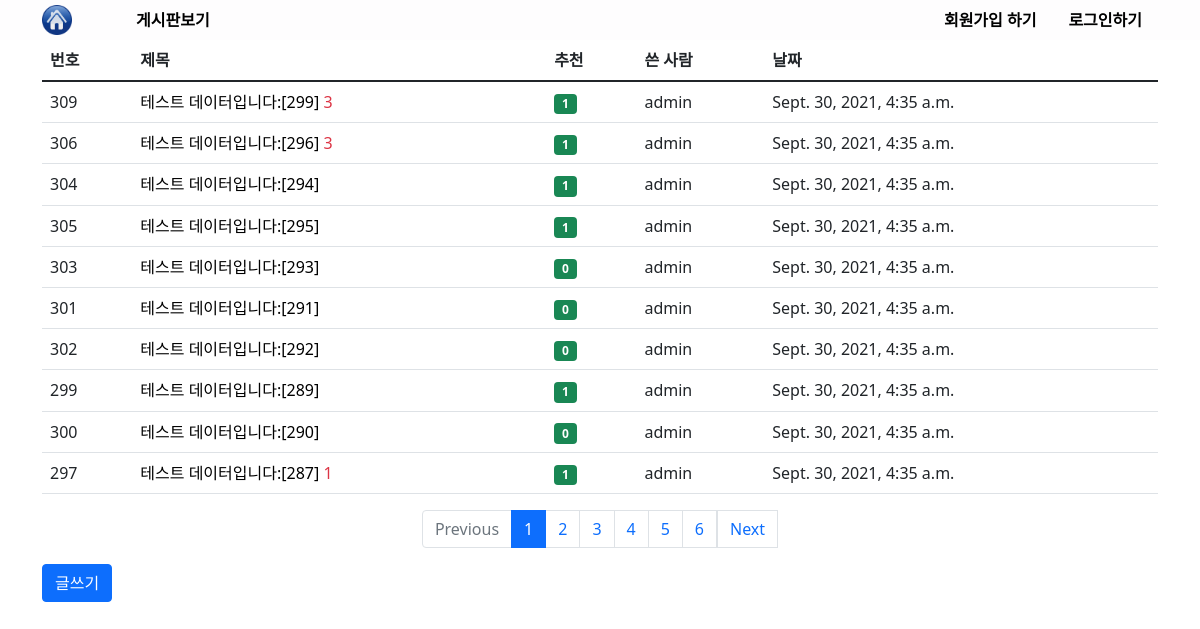
The page /board/ on the database as committed earlier.
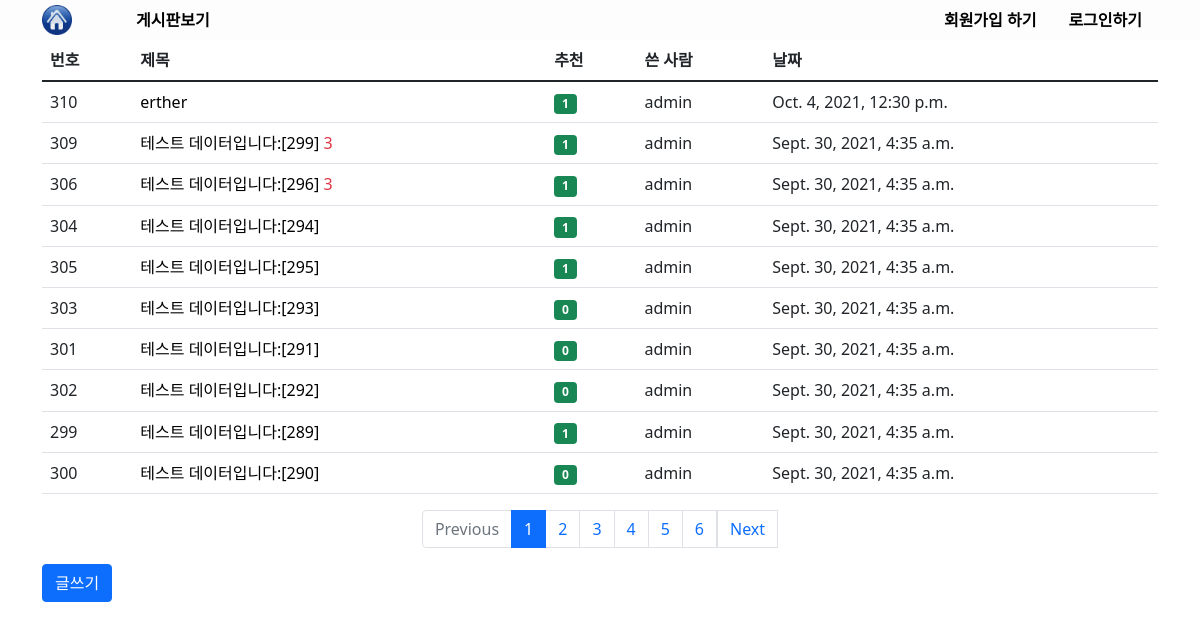
The same page on the database as committed later.
### board/models.py (models this page shows, shortened)
class Question(models.Model):
  subject = models.CharField(max_length=200)
  content = models.TextField()
  create_date = models.DateTimeField()
  author = models.ForeignKey(User,on_delete=models.CASCADE, related_name='quthor_question')
  modify_date = models.DateTimeField(null=True, blank=True)
  voter = models.ManyToManyField(User,related_name='voter_question')

### board/views/base_views.py (the view)
# urls.py: path('', base_views.index, name='index'),
def index(request):
  question_list = Question.objects.order_by('-create_date')
  page_match_page = request.GET.get('page')
  one_page_dang = Paginator(question_list,10)
  page_obj = one_page_dang.get_page(page_match_page)
  context = {'question_list':page_obj}
  return render(request,'board/index.html',context)

### templates/board/index.html
{% extends 'base.html' %}
{% block content %}
  <div class="container">
    <table class="table">
      <thead>
        <tr>
          <th>번호</th>
          <th>제목</th>
          <th>추천</th>
          <th>쓴 사람</th>
          <th>날짜</th>
        </tr>
      </thead>
      <tbody>
        {% for question in question_list %}
          <tr>
            <td>{{ question.id }}</td>
            <td>
              <a href="{% url 'board:detail' question.id %}" class="text-decoration-none text-black">{{ question.subject }}</a>
              {% if question.answer_set.count > 0 %}
                <span class="text-danger">{{ question.answer_set.count }}</span>
              {% endif %}
            </td>
            <td><span class="badge bg-success">{{ question.voter.count }}</span></td>
            <td>{{ question.author }}</td>
            <td>{{ question.create_date }}</td>
          </tr>
        {% endfor %}
      </tbody>
    </table>
    <ul class="pagination justify-content-center">
      {% if question_list.has_previous %}
        <li class="page-item">
          <a class="page-link" href="?page={{ question_list.previous_page_number }}">Previous</a>
        </li>
      {% else %}
        <li class="page-item disabled">
          <a class="page-link disabled" href="#">Previous</a>
        </li>
      {% endif %}
      {% for page_number in question_list.paginator.page_range %}
        {% if page_number >= question_list.number|add:-5 and page_number <= question_list.number|add:5 %}
          {% if page_number == question_list.number %}
            <li class="page-item active">
              <a class="page-link" href="?page={{ page_number }}">{{ page_number }}</a>
            </li>
          {% else %}
            <li class="page-item">
              <a class="page-link" href="?page={{ page_number }}">{{ page_number }}</a>
            </li>
          {% endif %}
        {% endif %}
      {% endfor %}
      {% if question_list.has_next %}
        <li>
          <a class="page-link" href="?page={{ question_list.next_page_number }}">Next</a>
        </li>
      {% else %}
        <li>
          <a class="page-link disabled" href="#">Next</a>
        </li>
      {% endif %}
    </ul>
    <a href="{% url 'board:question_create' %}" class="btn btn-primary">글쓰기</a>
  </div>
{% endblock content %}

Rows that differ between the two databases and show on the page:
no longer on this page (row unchanged): Question: id "297", subject "테스트 데이터입니다:[287]", answer_set.count "1", voter.count "1", author "admin", create_date "Sept. 30, 2021, 4:35 a.m."
added Question: id "310", subject "erther", voter.count "1", author "admin", create_date "Oct. 4, 2021, 12:30 p.m."
